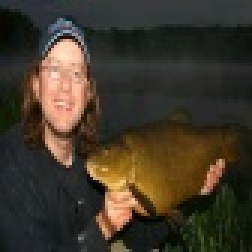
#> input picture Semestrul 4/AI/lab07/data/n01440764_12635.JPEG, 84 x 84 px (shown 3 times larger); its folder holds 4 pictures in this run
$ jupyter execute sepia_classifier_ann_tool.ipynb
#> lines starting #> are read from the running program, lines starting #| are printed output that depends on the picture
[cell 1]
import numpy as np
import matplotlib.pyplot as plt
from sklearn.model_selection import train_test_split
from sklearn import neural_network
from sklearn.metrics import confusion_matrix, accuracy_score, precision_score, recall_score
from sklearn.preprocessing import StandardScaler
import os
from PIL import Image

[cell 2]
def load_data(directory_path="./data"):
#> called with directory_path = './data'
    inputs = []
    outputs = []
    outputNames = ["normal", "sepia"]

    for filename in os.listdir(directory_path):
        is_sepia = 1 if filename.startswith("sepia_") else 0
        img_path = os.path.join(directory_path, filename)
        try:
            img = Image.open(img_path).convert('RGB')
#> img is the input picture: PIL image 84x84 RGB; mean R, G, B 63.2, 55.2, 41.3
            img = img.resize((64, 64))
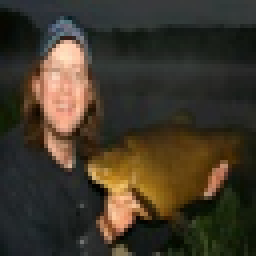
#> img: PIL image 64x64 RGB (shown 4 times larger); mean R, G, B 63.2, 55.2, 41.3

            img_array = np.array(img)
            r_mean = np.mean(img_array[:,:,0])
#> r_mean = 63.16
            g_mean = np.mean(img_array[:,:,1])
#> g_mean = 55.18
            b_mean = np.mean(img_array[:,:,2])
#> b_mean = 41.3


            rb_ratio = r_mean / b_mean
#> rb_ratio = 1.53


            features = [r_mean, g_mean, b_mean, rb_ratio]
#> features = [63.16, 55.18, 41.3, 1.53]


            inputs.append(features)
            outputs.append(is_sepia)
        except Exception as e:
            print(f"Error loading {filename}: {e}")
#> pass 2 of the loop in load_data, `for filename in os.listdir(directory_path):`:
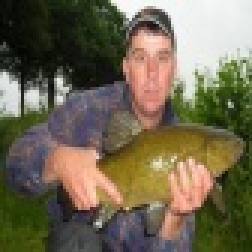
#> input picture Semestrul 4/AI/lab07/data/n01440764_4980.JPEG, 84 x 84 px (shown 3 times larger)
#> in load_data, img is the input picture: PIL image 84x84 RGB; mean R, G, B 113, 104.3, 81.8
#> in load_data, `img = img.resize((64, 64))`:
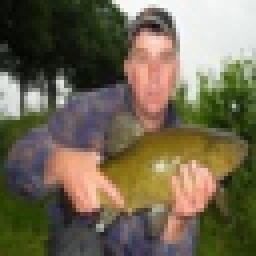
#> img: PIL image 64x64 RGB (shown 4 times larger); mean R, G, B 113, 104.3, 81.8
#> r_mean = 113
#> g_mean = 104.3
#> b_mean = 81.84
#> rb_ratio = 1.38
#> features = [113, 104.3, 81.84, 1.38]
#> pass 3 of the loop in load_data, `for filename in os.listdir(directory_path):`:
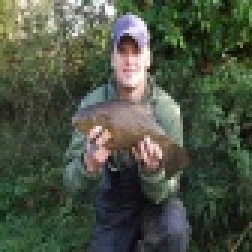
#> input picture Semestrul 4/AI/lab07/data/n01440764_5633.JPEG, 84 x 84 px (shown 3 times larger)
#> in load_data, img is the input picture: PIL image 84x84 RGB; mean R, G, B 75, 83.1, 67.3
#> in load_data, `img = img.resize((64, 64))`:
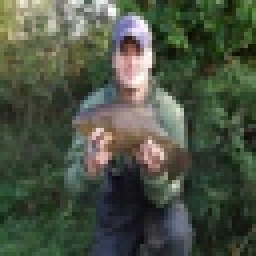
#> img: PIL image 64x64 RGB (shown 4 times larger); mean R, G, B 75, 83.1, 67.3
#> r_mean = 75.03
#> g_mean = 83.1
#> b_mean = 67.29
#> rb_ratio = 1.11
#> features = [75.03, 83.1, 67.29, 1.11]
#> the loop made 4 passes; the first 3 are shown

    return np.array(inputs), np.array(outputs), outputNames

[cell 3]
inputs, outputs, outputNames = load_data()
print("Feature names: ['avg_red', 'avg_green', 'avg_blue', 'red_blue_ratio']")
print(f"Sample input examples: {inputs[0]}")
print(f"Corresponding labels: {outputs[0]}")

[cell 4]
def splitData(inputs, outputs):
    np.random.seed(42)
    trainInputs, testInputs, trainOutputs, testOutputs = train_test_split(
        inputs, outputs, test_size=0.2, random_state=42, stratify=outputs
    )

    return trainInputs, trainOutputs, testInputs, testOutputs

[cell 5]
def normalisation(trainData, testData):
    scaler = StandardScaler()
    normalizedTrainData = scaler.fit_transform(trainData)
    normalizedTestData = scaler.transform(testData)

    return normalizedTrainData, normalizedTestData

[cell 6]
trainInputs, trainOutputs, testInputs, testOutputs = splitData(inputs, outputs)
trainInputsNorm, testInputsNorm = normalisation(trainInputs, testInputs)


print(f"Training set class distribution: {np.bincount(trainOutputs)}")
bins = range(len(outputNames) + 1)
plt.hist(trainOutputs, bins=bins, rwidth=0.8)
bin_w = (max(bins) - min(bins)) / (len(bins) - 1)
plt.xticks(np.arange(min(bins)+bin_w/2, max(bins), bin_w), outputNames)
plt.title("Training Dataset Class Distribution")
plt.ylabel("Count")
plt.show()
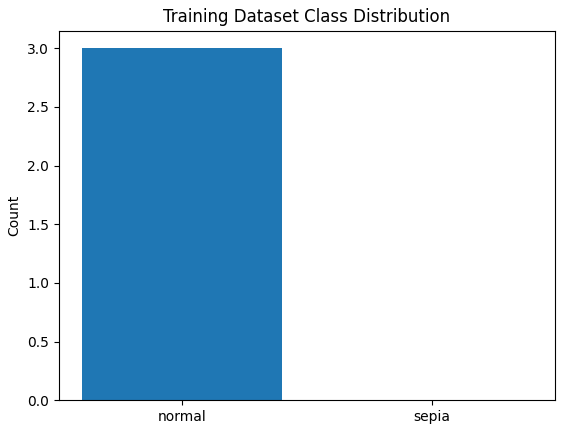
#> figure drawn by matplotlib, 1 panel

[cell 7]
clf = neural_network.MLPClassifier(
    hidden_layer_sizes=(32, 16),
    activation='relu',
    max_iter=100,
    solver='sgd',
    random_state=42,
    learning_rate_init=0.001,
    early_stopping=False,
    verbose=True,
    tol=1e-8
)

clf.fit(trainInputsNorm, trainOutputs)
predictedLabels = clf.predict(testInputsNorm)

[cell 8]
def plotConfusionMatrix(cm, labels, title='Confusion Matrix'):
#> called with cm = array of shape (1, 1), title = 'SEPIA classification'
    fig, ax = plt.subplots()
    cax = ax.matshow(cm, cmap='Blues')
    plt.title(title)
    plt.colorbar(cax)
    ax.set_xticklabels([''] + list(labels))
    ax.set_yticklabels([''] + list(labels))


    for i in range(cm.shape[0]):
        for j in range(cm.shape[1]):
            ax.text(j, i, str(cm[i, j]), va='center', ha='center')

    plt.xlabel('Predicted')
    plt.ylabel('True')
    plt.show()
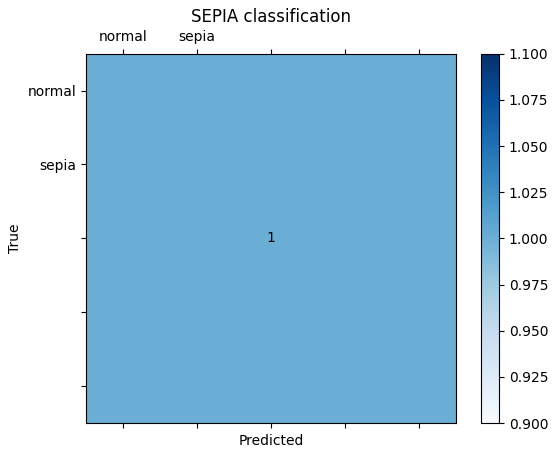
#> figure drawn by matplotlib, 2 panels
